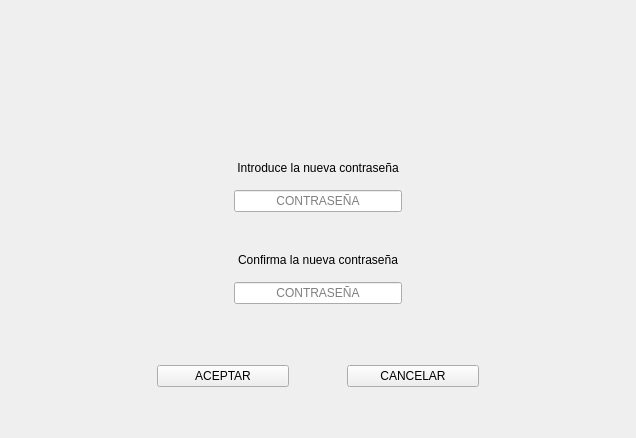
<?xml version="1.0" encoding="UTF-8"?>
<ui version="4.0">
 <class>Cambiar_Password</class>
 <widget class="QDialog" name="Cambiar_Password">
  <property name="geometry">
   <rect>
    <x>0</x>
    <y>0</y>
    <width>636</width>
    <height>438</height>
   </rect>
  </property>
  <property name="windowTitle">
   <string>Cambiar Contraseña</string>
  </property>
  <layout class="QGridLayout" name="gridLayout_6">
   <item row="0" column="0">
    <layout class="QGridLayout" name="gridLayout">
     <property name="leftMargin">
      <number>40</number>
     </property>
     <property name="topMargin">
      <number>40</number>
     </property>
     <property name="rightMargin">
      <number>40</number>
     </property>
     <property name="bottomMargin">
      <number>40</number>
     </property>
     <item row="3" column="0">
      <layout class="QGridLayout" name="gridLayout_7">
       <property name="topMargin">
        <number>0</number>
       </property>
       <item row="1" column="1">
        <layout class="QGridLayout" name="gridLayout_3">
         <property name="leftMargin">
          <number>5</number>
         </property>
         <property name="topMargin">
          <number>15</number>
         </property>
         <property name="rightMargin">
          <number>5</number>
         </property>
         <property name="bottomMargin">
          <number>30</number>
         </property>
         <property name="verticalSpacing">
          <number>15</number>
         </property>
         <item row="1" column="0">
          <widget class="QLineEdit" name="PASSWORD2">
           <property name="inputMethodHints">
            <set>Qt::InputMethodHint::ImhHiddenText|Qt::InputMethodHint::ImhNoAutoUppercase|Qt::InputMethodHint::ImhNoPredictiveText|Qt::InputMethodHint::ImhSensitiveData</set>
           </property>
           <property name="echoMode">
            <enum>QLineEdit::EchoMode::Password</enum>
           </property>
           <property name="alignment">
            <set>Qt::AlignmentFlag::AlignCenter</set>
           </property>
           <property name="placeholderText">
            <string>CONTRASEÑA</string>
           </property>
          </widget>
         </item>
         <item row="0" column="0">
          <widget class="QLabel" name="Titulo5">
           <property name="text">
            <string>Confirma la nueva contraseña</string>
           </property>
           <property name="alignment">
            <set>Qt::AlignmentFlag::AlignCenter</set>
           </property>
          </widget>
         </item>
        </layout>
       </item>
       <item row="0" column="1">
        <layout class="QGridLayout" name="gridLayout_4">
         <property name="leftMargin">
          <number>5</number>
         </property>
         <property name="topMargin">
          <number>15</number>
         </property>
         <property name="rightMargin">
          <number>5</number>
         </property>
         <property name="bottomMargin">
          <number>20</number>
         </property>
         <property name="verticalSpacing">
          <number>15</number>
         </property>
         <item row="2" column="0">
          <widget class="QLabel" name="Titulo5_2">
           <property name="text">
            <string>Introduce la nueva contraseña</string>
           </property>
           <property name="alignment">
            <set>Qt::AlignmentFlag::AlignCenter</set>
           </property>
          </widget>
         </item>
         <item row="3" column="0">
          <widget class="QLineEdit" name="PASSWORD1">
           <property name="inputMethodHints">
            <set>Qt::InputMethodHint::ImhHiddenText|Qt::InputMethodHint::ImhNoAutoUppercase|Qt::InputMethodHint::ImhNoPredictiveText|Qt::InputMethodHint::ImhSensitiveData</set>
           </property>
           <property name="echoMode">
            <enum>QLineEdit::EchoMode::Password</enum>
           </property>
           <property name="alignment">
            <set>Qt::AlignmentFlag::AlignCenter</set>
           </property>
           <property name="placeholderText">
            <string>CONTRASEÑA</string>
           </property>
          </widget>
         </item>
        </layout>
       </item>
       <item row="0" column="2">
        <spacer name="horizontalSpacer">
         <property name="orientation">
          <enum>Qt::Orientation::Horizontal</enum>
         </property>
         <property name="sizeHint" stdset="0">
          <size>
           <width>40</width>
           <height>20</height>
          </size>
         </property>
        </spacer>
       </item>
       <item row="0" column="0">
        <spacer name="horizontalSpacer_2">
         <property name="orientation">
          <enum>Qt::Orientation::Horizontal</enum>
         </property>
         <property name="sizeHint" stdset="0">
          <size>
           <width>40</width>
           <height>20</height>
          </size>
         </property>
        </spacer>
       </item>
      </layout>
     </item>
     <item row="0" column="0">
      <layout class="QGridLayout" name="gridLayout_5" columnstretch="2,5,2">
       <property name="verticalSpacing">
        <number>15</number>
       </property>
       <item row="0" column="1">
        <widget class="QLabel" name="UsuarioActual">
         <property name="text">
          <string/>
         </property>
        </widget>
       </item>
       <item row="0" column="0">
        <spacer name="horizontalSpacer_6">
         <property name="orientation">
          <enum>Qt::Orientation::Horizontal</enum>
         </property>
         <property name="sizeHint" stdset="0">
          <size>
           <width>40</width>
           <height>20</height>
          </size>
         </property>
        </spacer>
       </item>
       <item row="0" column="2">
        <spacer name="horizontalSpacer_7">
         <property name="orientation">
          <enum>Qt::Orientation::Horizontal</enum>
         </property>
         <property name="sizeHint" stdset="0">
          <size>
           <width>40</width>
           <height>20</height>
          </size>
         </property>
        </spacer>
       </item>
      </layout>
     </item>
     <item row="4" column="0">
      <layout class="QGridLayout" name="gridLayout_2" columnstretch="4,5,2,5,4">
       <property name="topMargin">
        <number>25</number>
       </property>
       <item row="0" column="2">
        <spacer name="horizontalSpacer_5">
         <property name="orientation">
          <enum>Qt::Orientation::Horizontal</enum>
         </property>
         <property name="sizeHint" stdset="0">
          <size>
           <width>40</width>
           <height>20</height>
          </size>
         </property>
        </spacer>
       </item>
       <item row="0" column="0">
        <spacer name="horizontalSpacer_4">
         <property name="orientation">
          <enum>Qt::Orientation::Horizontal</enum>
         </property>
         <property name="sizeHint" stdset="0">
          <size>
           <width>40</width>
           <height>20</height>
          </size>
         </property>
        </spacer>
       </item>
       <item row="0" column="1">
        <widget class="QPushButton" name="ACEPTAR">
         <property name="text">
          <string>ACEPTAR</string>
         </property>
         <property name="autoDefault">
          <bool>false</bool>
         </property>
        </widget>
       </item>
       <item row="0" column="4">
        <spacer name="horizontalSpacer_3">
         <property name="orientation">
          <enum>Qt::Orientation::Horizontal</enum>
         </property>
         <property name="sizeHint" stdset="0">
          <size>
           <width>40</width>
           <height>20</height>
          </size>
         </property>
        </spacer>
       </item>
       <item row="0" column="3">
        <widget class="QPushButton" name="CANCELAR">
         <property name="text">
          <string>CANCELAR</string>
         </property>
         <property name="autoDefault">
          <bool>false</bool>
         </property>
        </widget>
       </item>
      </layout>
     </item>
    </layout>
   </item>
  </layout>
 </widget>
 <resources/>
 <connections>
  <connection>
   <sender>PASSWORD1</sender>
   <signal>returnPressed()</signal>
   <receiver>PASSWORD2</receiver>
   <slot>setFocus()</slot>
   <hints>
    <hint type="sourcelabel">
     <x>399</x>
     <y>190</y>
    </hint>
    <hint type="destinationlabel">
     <x>399</x>
     <y>284</y>
    </hint>
   </hints>
  </connection>
  <connection>
   <sender>PASSWORD2</sender>
   <signal>returnPressed()</signal>
   <receiver>ACEPTAR</receiver>
   <slot>click()</slot>
   <hints>
    <hint type="sourcelabel">
     <x>390</x>
     <y>284</y>
    </hint>
    <hint type="destinationlabel">
     <x>285</x>
     <y>378</y>
    </hint>
   </hints>
  </connection>
 </connections>
</ui>
